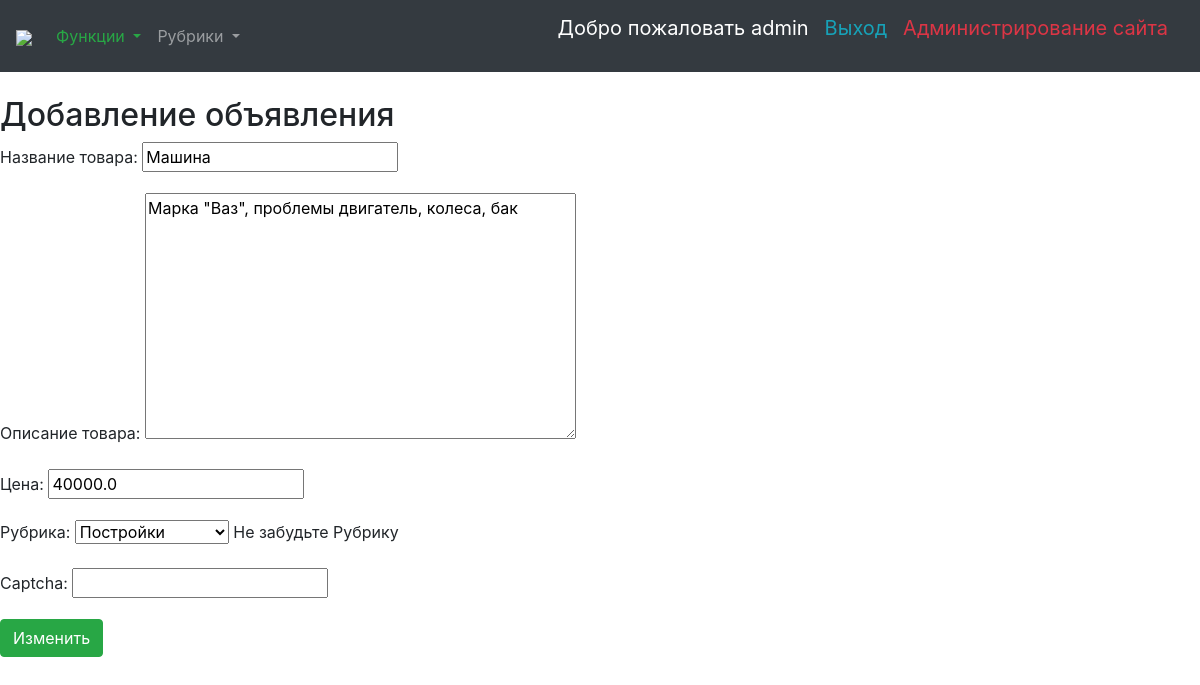
Screenshot of /update/2/ (signed in) with the database file from the repository.
### bboard/models.py (models this page shows)
class Bd(models.Model):
	title = models.CharField(max_length=50, verbose_name='Товар')
	content = models.TextField(null=True, blank=True, verbose_name='Описание')
	price = models.FloatField(null=True, blank=True, default=0, verbose_name='Цена')
	published = models.DateTimeField(auto_now_add=True, db_index=True, verbose_name='Опубликовано')
	rubric = models.ForeignKey('Rubric', null=True,
		on_delete=models.PROTECT, verbose_name='Рубрика')
	class Meta:
		verbose_name_plural='Объявления'
		verbose_name='Объявление'
		ordering=['-published']
	objects = models.Manager()
	reverse = BdManager()

### bboard/views.py (the view)
# urls.py: path('update/<int:pk>/', update,
def update(request, pk):
	if request.user.is_superuser or request.user.is_staff:
		bd = Bd.objects.get(pk=pk)
		if request.method == 'POST':
			bdf = BdForm(request.POST, instance=bd)
			if bdf.is_valid():
				bdf.save()
				return HttpResponseRedirect(reverse('bboard:by_rubric',
					kwargs={'rubric_id': bdf.cleaned_data['rubric'].pk}))
			else:
				context = {'form':bdf}
				return render(request, 'bboard/bd_update.html', context)
		else:
			bdf = BdForm(instance=bd)
			context = {'form':bdf}
			return render(request, 'bboard/bd_update.html', context)
	else:
		return HttpResponseForbidden('У вас нет доступа')

### bboard/forms.py (shortened to what this page needs)
class BdForm(forms.ModelForm):
	title = forms.CharField(label = 'Название товара')
	content = forms.CharField(label = 'Описание товара',
			widget = forms.widgets.Textarea())
	price = forms.DecimalField(label = 'Цена', decimal_places=2)
	rubric = forms.ModelChoiceField(queryset=Rubric.objects.all(),
			label = 'Рубрика', help_text = 'Не забудьте Рубрику')
	captcha = CaptchaField()
	class Meta:
		model = Bd
		fields = ('title', 'content', 'price', 'rubric')

### bboard/models.py (called while the page is built)
	def __str__(self):
		return self.name

### bboard/templates/bboard/bd_update.html (shortened to what this page needs)
{% extends "layout/basic.html" %}
{% block content %}
<h2>Добавление объявления</h2>
<form  action="{% url 'bboard:add' %}" method="POST">
	{{ form.as_p }}
	<input type="submit" value="Изменить" class="btn btn-success">
</form>
{% endblock %}

### bboard/templates/layout/basic.html (shortened to what this page needs)
{% load static %}
{% load bbcode_tags %}
{% load bootstrap4 %}
{% load my_templatetags %}
<!DOCTYPE html>
<html lang="en">
<head>
	{% bootstrap_css %}
</head>
<body>
	<nav class="navbar navbar-expand-sm bg-dark navbar-dark">
		<a class="navbar-brand" href="{% url 'bboard:index' %}"><img src="/static/bboard/bg1.jpg" style="width:64px;"></a>
		<ul class="navbar-nav ">
			<li>
				<a class="nav-link dropdown-toggle text-success" href="#" id="navbardrop" data-toggle="dropdown">
					Функции
				</a>
			</li>
			<li class="nav-item dropdown">
				<a class="nav-link dropdown-toggle" href="#" id="navbardrop" data-toggle="dropdown">
					Рубрики
				</a>
			</li>
		</ul>
		<ul class="navbar-nav ml-auto">
			{% if user.is_authenticated %}
				<p class="navbar-brand">Добро пожаловать {{ user.username }}</p>
				<a class="navbar-brand text-info" href="{% url 'bboard:logout' %}">Выход</a><br>
				{% if user.is_staff %}
					<a class="navbar-brand text-danger" href="admin/">Администрирование сайта</a>
				{% elif user.is_superuser %}
					<a class="navbar-brand text-danger" href="admin/">Администрирование сайта</a>
				{% endif %}
			{% else %}
				<a class="navbar-brand" href="{% url 'bboard:login' %}">Войти</a>
				<a class="navbar-brand" href="{% url 'bboard:register' %}">Регистрация</a>
			{% endif %}
		</ul>
	</nav>
	<br>
	<section>
		{% block content %}
		{% endblock %}
	</section>
</body>
</html>

### rows the page displays
Bd: title "Машина", content "Марка \"Ваз\", проблемы двигатель, колеса, бак", price "40000.0", rubric "Постройки"

### other values shown
{{ user.username }} "admin"
